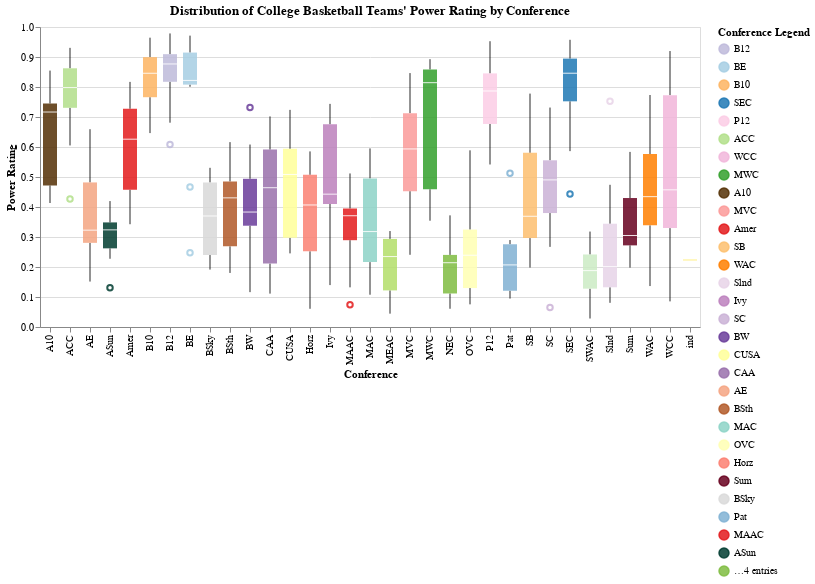

The code cell stored with this chart in its notebook:
### Markdown cell above
A few immediate insights that I found to be interesting was Providence's (My favorite team) BARTHAG or Power Rating (probability of beating the average division 1 team), which was 0.8151 and yet they were still denied a tournament spot while other teams with significantly lower Power Ratings were granted one (still bitter).
I also found it interesting how dense the distribution of Big East power ratings were, aside from two outliers at the bottom, indicating that it's a very competitive conference.

### Code cell
conferences = cbb_df['CONF'].unique()
colors = ['#bebada', '#a6cee3', '#fdb462', '#1f78b4', '#fccde5', '#b2df8a', '#f1b6da', '#33a02c', '#543005', '#fb9a99', '#e31a1c','#fdbf6f', '#ff7f00', '#e7d4e8', '#bc80bd', '#cab2d6', '#6a3d9a','#ffff99', '#9970ab', '#f4a582', '#b15928', 
         '#8dd3c7', '#ffffb3', '#fb8072', '#67001f', '#d9d9d9', '#80b1d3', '#e31a1c', '#003c30', '#7fbc41', '#b3de69', '#ccebc5', '#ffed6f']


barthag_chart = alt.Chart(cbb_df, title="Distribution of College Basketball Teams' Power Rating by Conference").mark_boxplot(opacity=0.85).encode(
    x=alt.X("CONF", title="Conference"),
    y=alt.Y("BARTHAG:Q", title="Power Rating"),
    color=alt.Color('CONF:N', scale=alt.Scale(domain=conferences, range=colors), title='Conference Legend'),
)

barthag_chart

### Figure 1 — Vega-Lite specification as saved in the notebook (floating-point values rounded to 4 significant figures; data arrays with more than 128 entries replaced by an {"elided": "..."} marker saying what was removed)
{"config": {"view": {"continuousWidth": 300, "continuousHeight": 300}}, "data": {"name": "data-2ab1a467a91bfeed2c6a16ec3d07f927"}, "mark": {"type": "boxplot", "opacity": 0.85}, "encoding": {"color": {"field": "CONF", "scale": {"domain": ["B12", "BE", "B10", "SEC", "P12", "ACC", "WCC", "MWC", "A10", "MVC", "Amer", "SB", "WAC", "Slnd", "Ivy", "SC", "BW", "CUSA", "CAA", "AE", "BSth", "MAC", "OVC", "Horz", "Sum", "BSky", "Pat", "MAAC", "ASun", "NEC", "MEAC", "SWAC", "ind"], "range": ["#bebada", "#a6cee3", "#fdb462", "#1f78b4", "#fccde5", "#b2df8a", "#f1b6da", "#33a02c", "#543005", "#fb9a99", "#e31a1c", "#fdbf6f", "#ff7f00", "#e7d4e8", "#bc80bd", "#cab2d6", "#6a3d9a", "#ffff99", "#9970ab", "#f4a582", "#b15928", "#8dd3c7", "#ffffb3", "#fb8072", "#67001f", "#d9d9d9", "#80b1d3", "#e31a1c", "#003c30", "#7fbc41", "#b3de69", "#ccebc5", "#ffed6f"]}, "title": "Conference Legend", "type": "nominal"}, "x": {"field": "CONF", "title": "Conference", "type": "nominal"}, "y": {"field": "BARTHAG", "title": "Power Rating", "type": "quantitative"}}, "title": "Distribution of College Basketball Teams' Power Rating by Conference", "$schema": "https://vega.github.io/schema/vega-lite/v5.17.0.json", "datasets": {"data-2ab1a467a91bfeed2c6a16ec3d07f927": {"elided": "362 records"}}}
